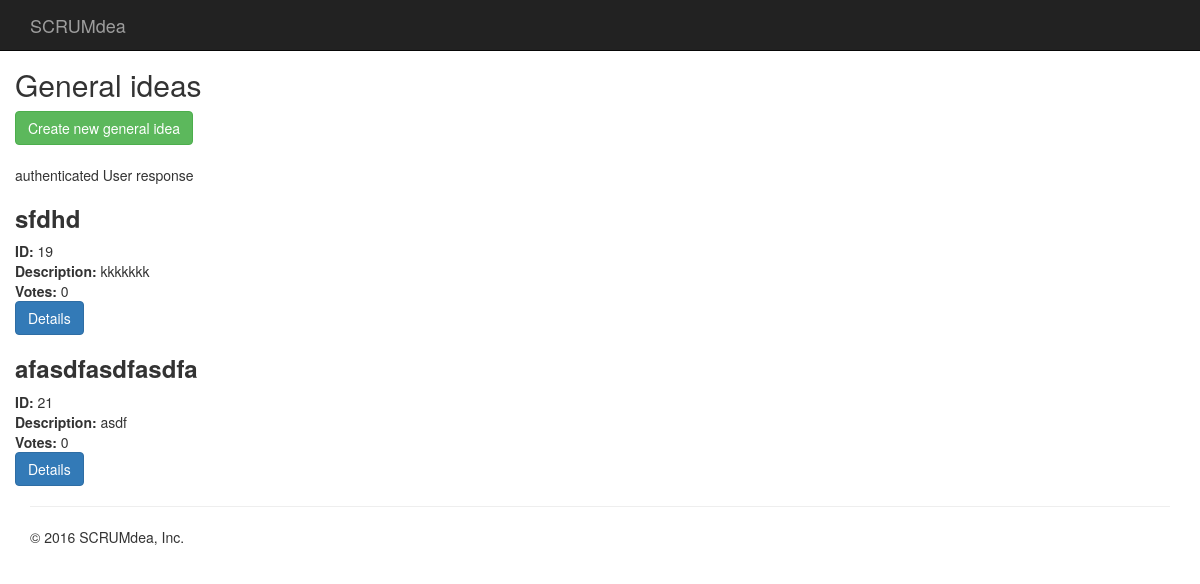
Screenshot of / (signed in) with the database file from the repository.
### scrumdea/models.py (models this page shows)
class GeneralIdea(models.Model):
    title = models.CharField(max_length=200)
    description = models.TextField()
    creation_date = timezone.now()
    votes = models.IntegerField(default=0)
    transfered_to_project = models.BooleanField(default=False)

### scrumdea/views.py (the view)
# urls.py: url(r'^$', views.idea_list, name='idea_list'),
def idea_list(request):
    if request.user.is_authenticated():
        queryset = src_models.GeneralIdea.objects.all()
        context = {
            "title": "authenticated User response",
            "idea_list": queryset
        }
    else:
        context = {
            "title": "access denied"
        }
    return render(request, "scrumdea/project/generalidea-list.html", context)

### scrumdea/templates/scrumdea/project/generalidea-list.html (shortened to what this page needs)
{% extends "scrumdea/base.html" %}
{% block content %}
    <h2>General ideas</h2>
    <a href="{% url "creategeneralidea" %}"> <button type="button" class="btn btn-success">Create new general idea</button></a>
    <p> <br> {{ title }}</p>
    {% for idea in idea_list %}
        <h3><strong>{{ idea.title }} </strong></h3>
        <strong>ID:</strong> {{ idea.id }}<br/>
        <strong>Description: </strong>{{ idea.description }}<br/>
        <strong>Votes: </strong>{{ idea.votes }}<br/>
        <a href="{% url "generalideadetailview" pk=idea.id %}"> <button type="button" class="btn btn-primary">Details</button></a>
    {% endfor %}
{% endblock %}

### rows the page displays
GeneralIdea: title "sfdhd", id "19", description "kkkkkkk", votes "0"
GeneralIdea: title "afasdfasdfasdfa", id "21", description "asdf", votes "0"

### other values shown
{{ title }} "authenticated User response"
